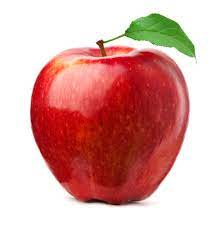
#> input picture IMAGE PROCESSING/apple.jpg, 224 x 225 px, found by its file name
$ python average.py
#> lines starting #> are read from the running program, lines starting #| are printed output that depends on the picture
import cv2
import numpy as np

img1 = cv2.imread('Apple.jpg')
#> img1 is the input picture: shape (225, 224, 3); mean B, G, R 163.6, 168.1, 218.9
img2 = cv2.imread('Rose.jpg')
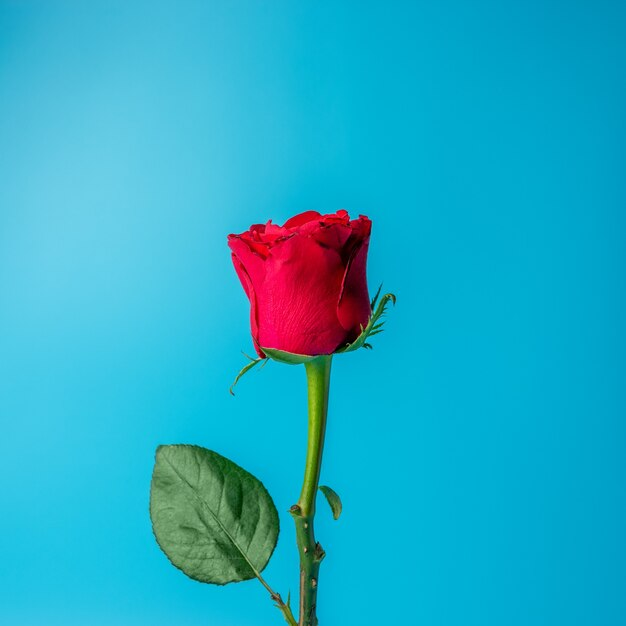
#> input picture IMAGE PROCESSING/rose.jpg, 626 x 626 px, found by its file name
#> img2 is the input picture: shape (626, 626, 3); mean B, G, R 200.3, 171.6, 35.7

img1 = cv2.resize(img1, (300, 300))
#> img1: shape (300, 300, 3)
imgAvg = img1.copy()

h, w, c = img1.shape
#> h = 300; w = 300; c = 3
img2 = cv2.resize(img2, (w, h))
#> img2: shape (300, 300, 3)

for i in range(h):
    for j in range(w):
        imgAvg[i][j] = (img1[i][j] + img2[i][j]) / 2
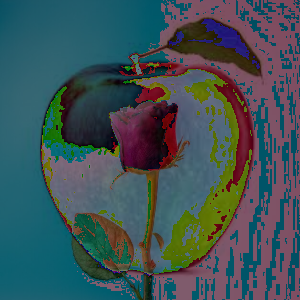
#> imgAvg: shape (300, 300, 3); mean B, G, R 86.5, 82.2, 63.7

imgs = np.hstack((img1, img2, imgAvg))
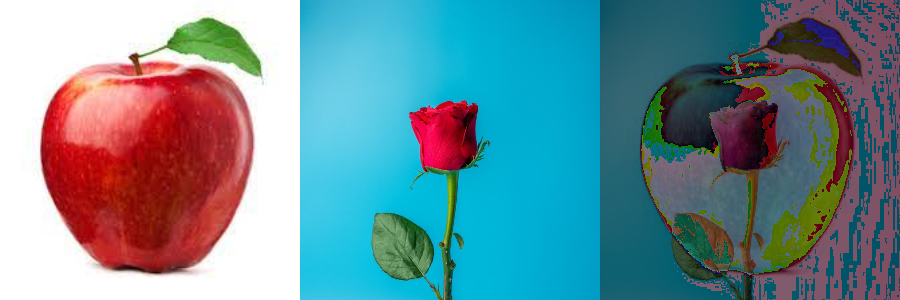
#> imgs: shape (300, 900, 3); mean B, G, R 150.1, 140.6, 106.1
cv2.imshow('', imgs)
cv2.waitKey(0)
cv2.destroyAllWindows()
